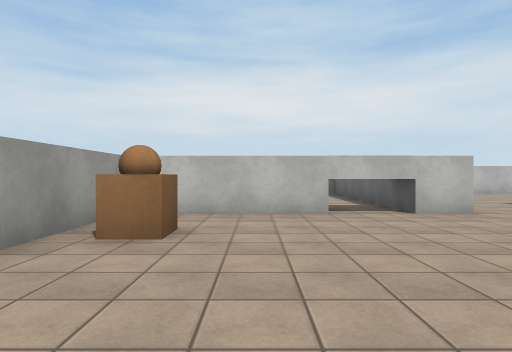
View 1 (above)

24 first-person views from a walk through a Unity game level. The camera is 1.3 m above the floor, looks level and sees 75° across. Doors are open. The floor is counted in squares, 2 m on a side. Each view is taken from the middle of a square. On the plan, view 1 faces up. The plan holds only what a view shows up to about 10 squares ahead; the rest is blank. The place goes on beyond the plan. Surface patterns are stand-ins for the level's own textures.

View 2
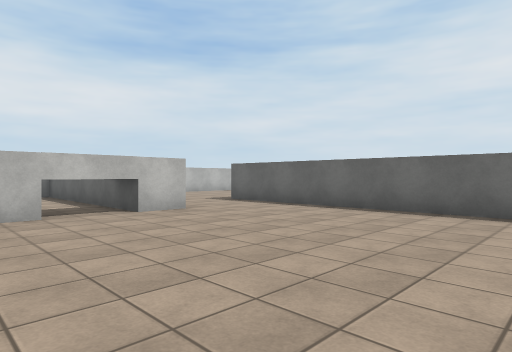

View 3
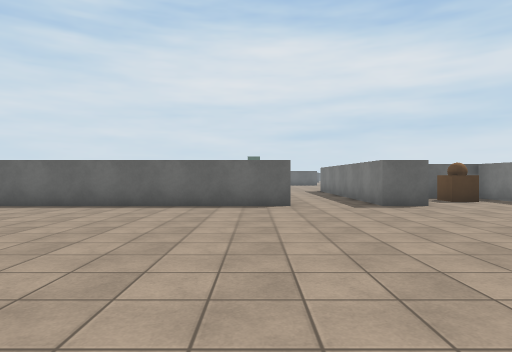

View 4
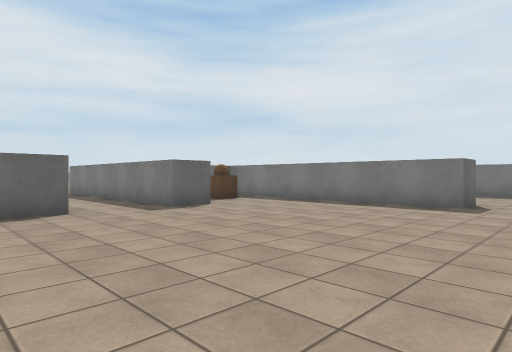

View 5
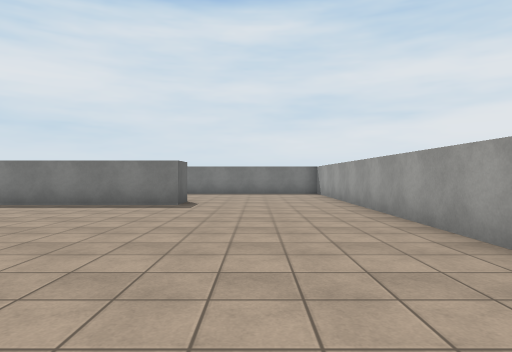

View 6
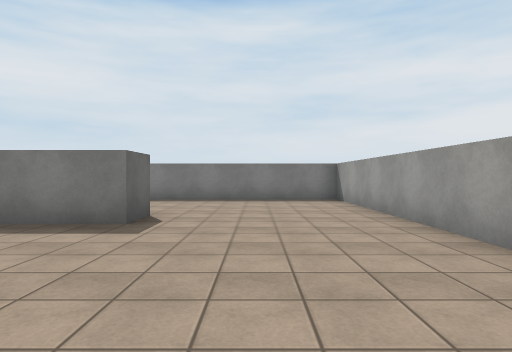

View 7
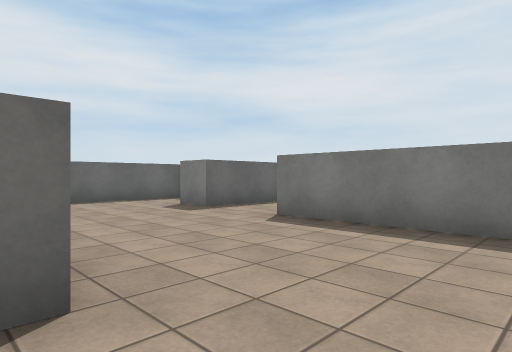

View 8
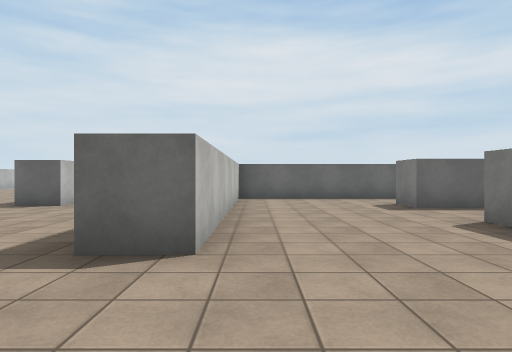

View 9
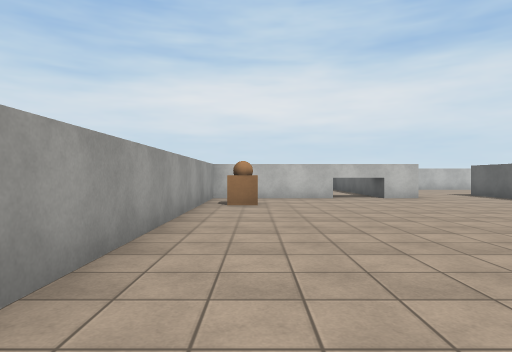

View 10
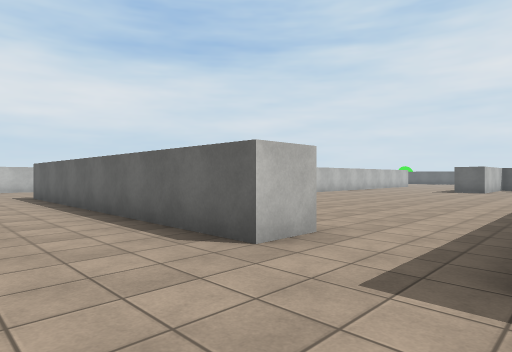

View 11
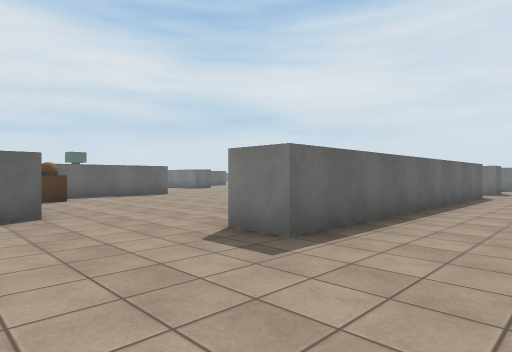

View 12
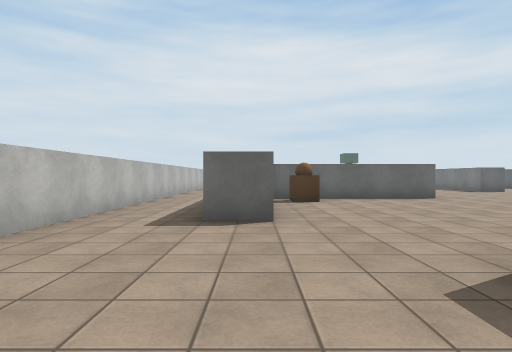

View 13
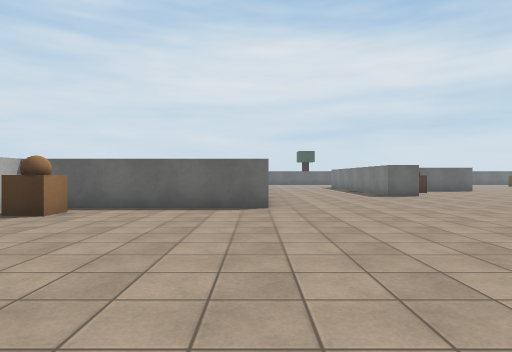

View 14
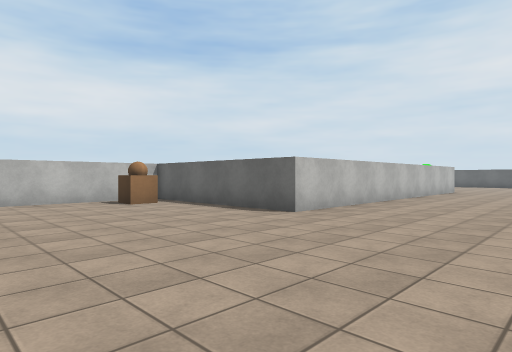

View 15
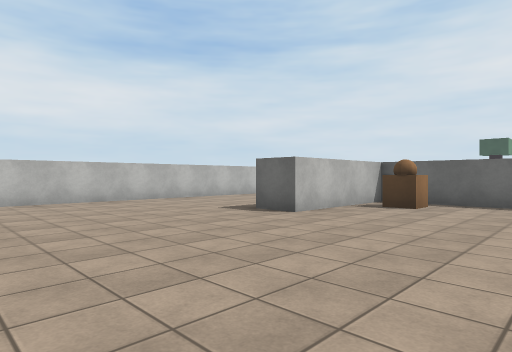

View 16
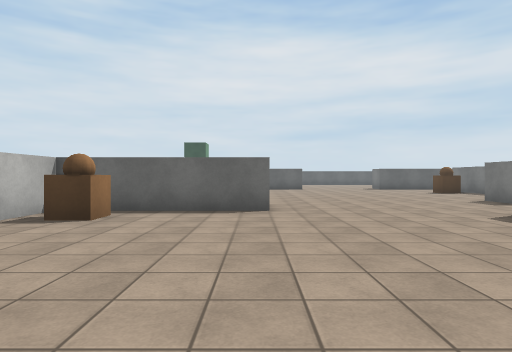

View 17
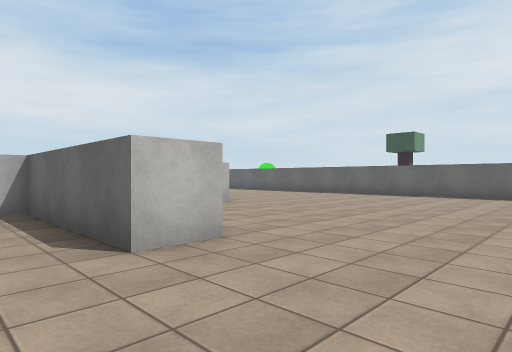

View 18
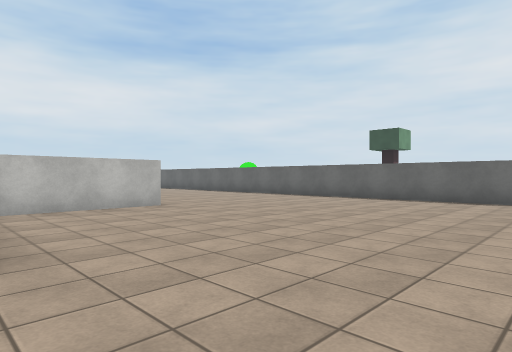

View 19
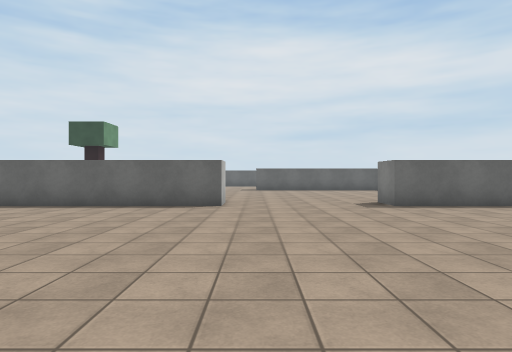

View 20
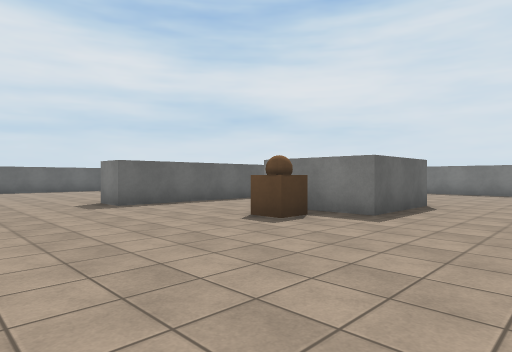

View 21
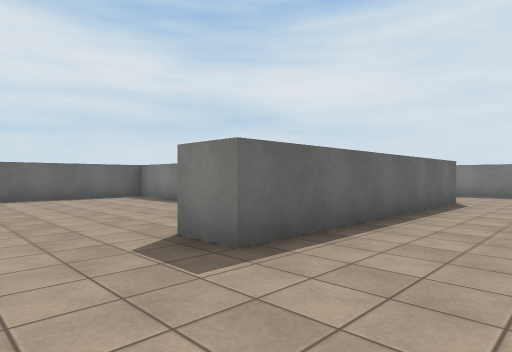

View 22
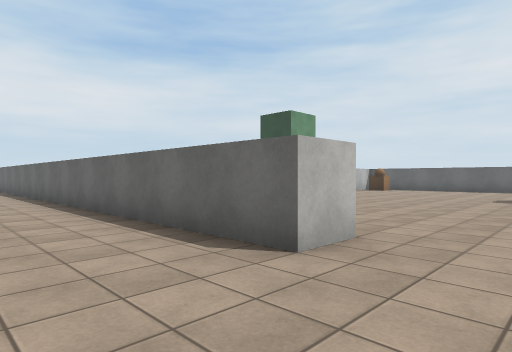

View 23
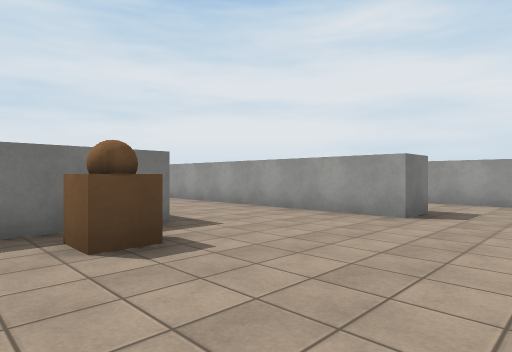

View 24
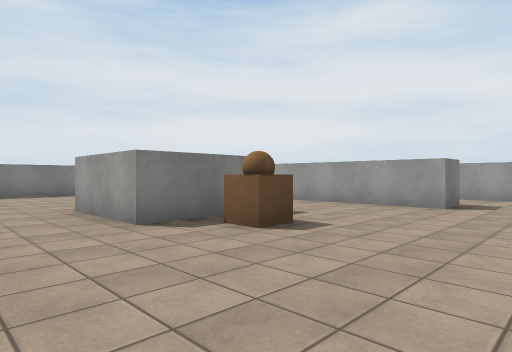

### Floor plan
Points are (right, up) in squares from view 1. A wall is a line through its corners. A room is listed if a view was taken in it or the views show most of it. See-through windows are left out.
Room 1 (views 1, 2, 3, 4, 5, 6, 7, 8, 9, 10, 11, 12)
walls: (7.2, -1.8) (6.3, -1.8) (6.3, 7.2) (7.2, 7.2); (6.9, -4.8) (6.3, -4.8) (6.3, -3.8) (7.5, -3.8); (3.7, 5.7) (-2.3, 5.7) (-2.3, -12.3) (3.8, -12.3); (8.4, -8.5) (1.7, -8.5) (1.7, -7.5) (8.7, -7.5) (8.7, -6); (9.7, 8.8) (9.7, 9.8); (5.7, -12.3) (6.8, -12.3); (8.7, -13.5) (8.7, -8.5); (15, 11.7) (8.5, 11.7)
ways out: opening at (7, -2.5) to room 2; opening at (8.3, 8) to room 2; open door at (4.5, -13)
objects: other object (-1, 4); other object (8, -6)
Room 2 (views 13, 14, 15, 16, 17, 18, 19, 20, 21, 22, 23, 24)
walls: (23.7, -11) (24.7, -11) (24.7, -18); (23.2, -5.3) (22.3, -5.3) (22.3, -1.3) (18.8, -1.3) (18.8, -0.2); (21.5, -10.1) (21.5, -11.8); (26.9, -1.3) (23.9, -1.3); (33.2, -7.3) (32.3, -7.3) (32.3, 2.9); (27.5, -15.8) (27.5, -13.2) (30, -13.2) (30, -15.8); (32.3, -18.1) (32.3, -11) (33.2, -11); (20.4, 3.7) (14.8, 3.7) (14.8, 8.7) (11.1, 8.7); (38, -14) (39.1, -14); (30, -21.2) (31.9, -21.2); (40.2, -12.9) (40.2, -10.3); (7.5, -3.8) (10.4, -3.8)
ways out: opening at (7, -2.5) to room 1; opening at (8.3, 8) to room 1; opening at (22.5, -11)
objects: other object (14, 8); other object (21, -2); other object (29, -12)

Positions as (right, up) in squares from view 1, and headings:
1: (0, 0), facing up
2: (0, 0), facing up-right
3: (-1, -1), facing right
4: (0, 0), facing down-right
5: (0, 0), facing down
6: (0, -3), facing down
7: (0, -8), facing down-right
8: (-1, -9), facing right
9: (-1, -4), facing up
10: (4, -4), facing up-right
11: (4, 10), facing down-right
12: (5, 9), facing right
13: (8, 4), facing right
14: (10, 0), facing up-right
15: (14, -5), facing up-right
16: (16, -5), facing right
17: (21, -8), facing up-right
18: (23, -8), facing up-right
19: (25, -8), facing right
20: (25, -8), facing down-right
21: (30, -9), facing down-right
22: (30, -9), facing up-right
23: (30, -9), facing down-left
24: (32, -9), facing down-left
